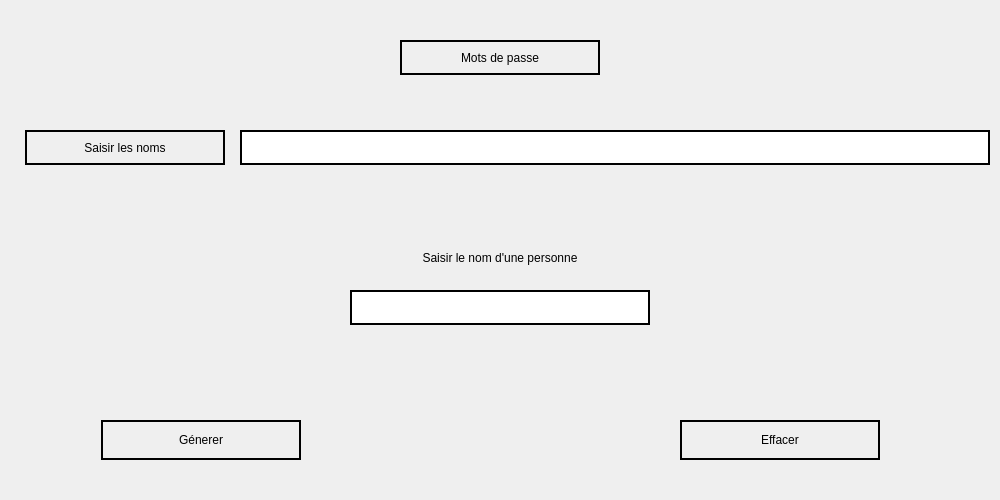
<?xml version="1.0" encoding="UTF-8"?>
<ui version="4.0">
 <class>Form</class>
 <widget class="QWidget" name="Form">
  <property name="geometry">
   <rect>
    <x>0</x>
    <y>0</y>
    <width>1000</width>
    <height>500</height>
   </rect>
  </property>
  <property name="windowTitle">
   <string>Form</string>
  </property>
  <widget class="QLabel" name="label">
   <property name="geometry">
    <rect>
     <x>400</x>
     <y>40</y>
     <width>200</width>
     <height>35</height>
    </rect>
   </property>
   <property name="styleSheet">
    <string notr="true">border: 2px solid black;
font: 75 12pt &quot;MS Shell Dlg 2&quot;;</string>
   </property>
   <property name="text">
    <string>Mots de passe</string>
   </property>
   <property name="alignment">
    <set>Qt::AlignCenter</set>
   </property>
  </widget>
  <widget class="QLabel" name="label_2">
   <property name="geometry">
    <rect>
     <x>25</x>
     <y>130</y>
     <width>200</width>
     <height>35</height>
    </rect>
   </property>
   <property name="styleSheet">
    <string notr="true">border: 2px solid black;
font: 75 12pt &quot;MS Shell Dlg 2&quot;;</string>
   </property>
   <property name="text">
    <string>Saisir les noms</string>
   </property>
   <property name="alignment">
    <set>Qt::AlignCenter</set>
   </property>
  </widget>
  <widget class="QLineEdit" name="sumNomInput">
   <property name="geometry">
    <rect>
     <x>240</x>
     <y>130</y>
     <width>750</width>
     <height>35</height>
    </rect>
   </property>
   <property name="styleSheet">
    <string notr="true">border: 2px solid black;
font: 75 12pt &quot;MS Shell Dlg 2&quot;;</string>
   </property>
  </widget>
  <widget class="QLabel" name="label_3">
   <property name="geometry">
    <rect>
     <x>360</x>
     <y>240</y>
     <width>280</width>
     <height>35</height>
    </rect>
   </property>
   <property name="styleSheet">
    <string notr="true">font: 75 12pt &quot;MS Shell Dlg 2&quot;;</string>
   </property>
   <property name="text">
    <string>Saisir le nom d'une personne</string>
   </property>
   <property name="alignment">
    <set>Qt::AlignCenter</set>
   </property>
  </widget>
  <widget class="QLineEdit" name="nomInput">
   <property name="geometry">
    <rect>
     <x>350</x>
     <y>290</y>
     <width>300</width>
     <height>35</height>
    </rect>
   </property>
   <property name="styleSheet">
    <string notr="true">border: 2px solid black;
font: 75 12pt &quot;MS Shell Dlg 2&quot;;</string>
   </property>
  </widget>
  <widget class="QPushButton" name="generer">
   <property name="geometry">
    <rect>
     <x>101</x>
     <y>420</y>
     <width>200</width>
     <height>40</height>
    </rect>
   </property>
   <property name="styleSheet">
    <string notr="true">border: 2px solid black;
font: 75 12pt &quot;MS Shell Dlg 2&quot;;</string>
   </property>
   <property name="text">
    <string>Génerer</string>
   </property>
  </widget>
  <widget class="QPushButton" name="effacer">
   <property name="geometry">
    <rect>
     <x>680</x>
     <y>420</y>
     <width>200</width>
     <height>40</height>
    </rect>
   </property>
   <property name="styleSheet">
    <string notr="true">border: 2px solid black;
font: 75 12pt &quot;MS Shell Dlg 2&quot;;</string>
   </property>
   <property name="text">
    <string>Effacer</string>
   </property>
  </widget>
 </widget>
 <resources/>
 <connections/>
</ui>
